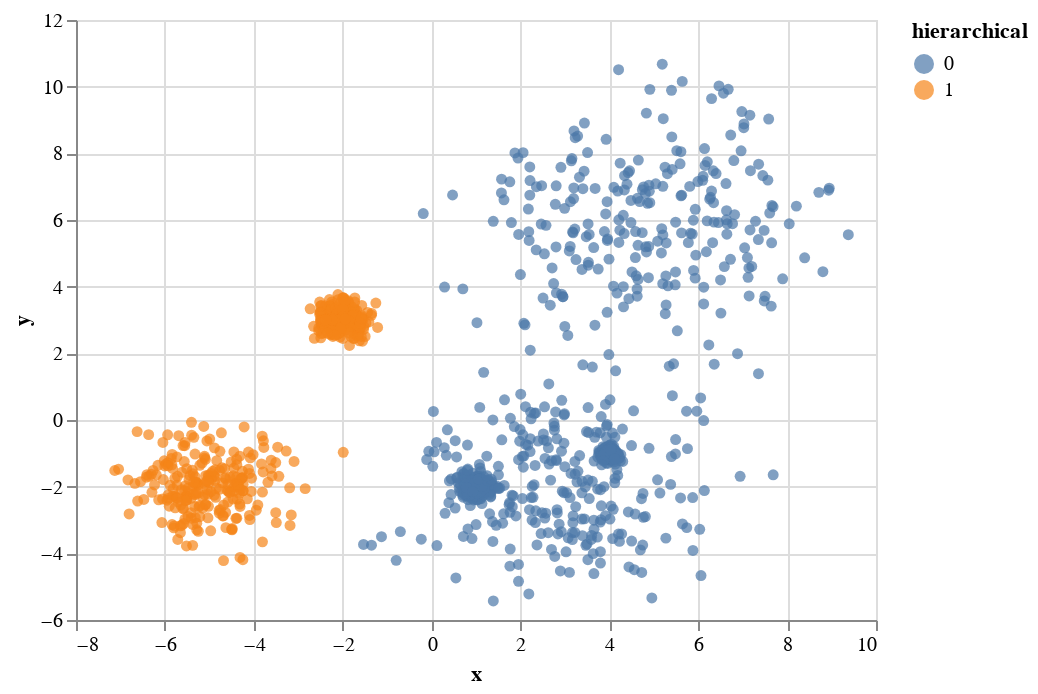

Notebook code cell kept with this figure:
### Code cell
from sklearn.cluster import AgglomerativeClustering

hierarchical = AgglomerativeClustering().fit(sintetic[["x", "y"]])
sintetic["hierarchical"] = hierarchical.labels_

alt.Chart(sintetic).mark_circle().encode(x='x', y='y', color="hierarchical:N")

### Figure 1 — Vega-Lite specification as saved in the notebook (floating-point values rounded to 4 significant figures; data arrays with more than 128 entries replaced by an {"elided": "..."} marker saying what was removed)
{"config": {"view": {"continuousWidth": 400, "continuousHeight": 300}}, "data": {"name": "data-cb23a249a126d696e15fe99751e1b432"}, "mark": "circle", "encoding": {"color": {"type": "nominal", "field": "hierarchical"}, "x": {"type": "quantitative", "field": "x"}, "y": {"type": "quantitative", "field": "y"}}, "$schema": "https://vega.github.io/schema/vega-lite/v4.0.0.json", "datasets": {"data-cb23a249a126d696e15fe99751e1b432": {"elided": "1500 records"}}}
